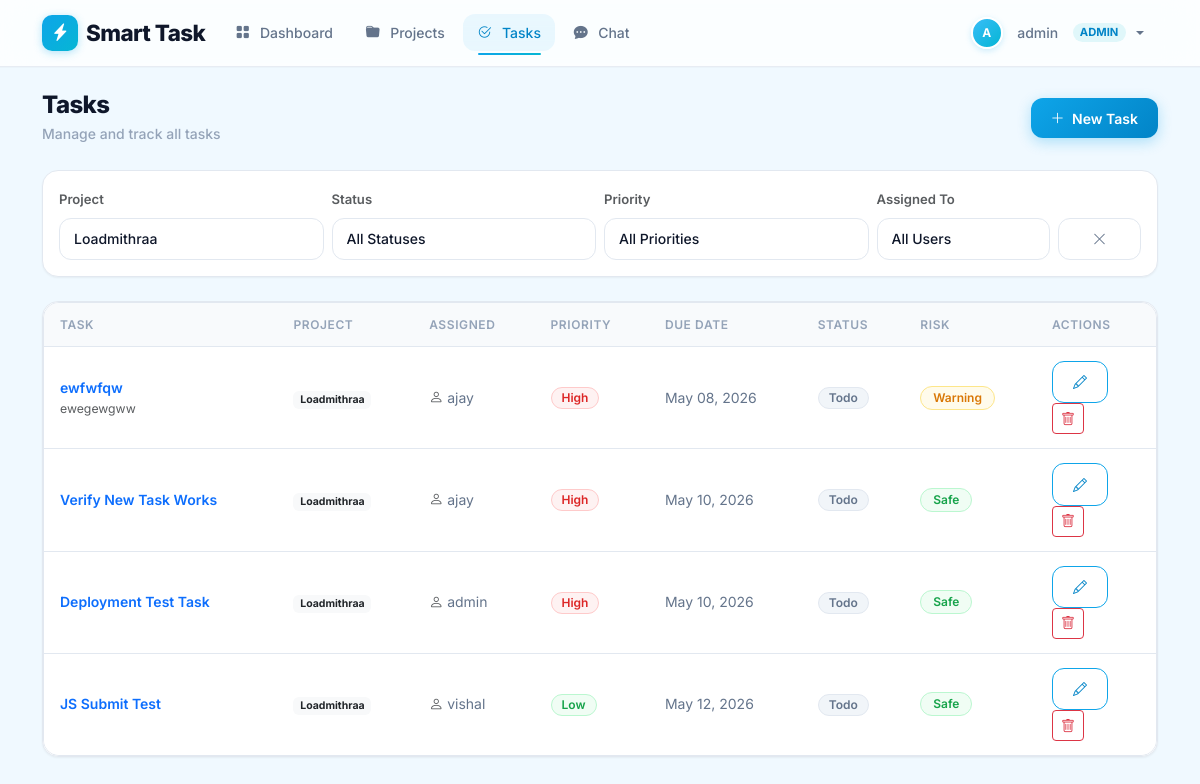
The page /tasks?project_id=1 (signed in) on the database its author committed.
### app.py (models this page shows, shortened)
class Task(db.Model):
    id = db.Column(db.Integer, primary_key=True)
    title = db.Column(db.String(200), nullable=False)
    description = db.Column(db.Text, nullable=True)
    priority = db.Column(db.String(20), default='Medium')  # Low, Medium, High
    due_date = db.Column(db.Date, nullable=False)
    status = db.Column(db.String(20), default='Todo')  # Todo, In Progress, Done
    assigned_to = db.Column(db.Integer, db.ForeignKey('user.id'), nullable=False)
    created_by = db.Column(db.Integer, db.ForeignKey('user.id'), nullable=False)
    project_id = db.Column(db.Integer, db.ForeignKey('project.id'), nullable=False)
    parent_task_id = db.Column(db.Integer, db.ForeignKey('task.id'), nullable=True)
    created_at = db.Column(db.DateTime, default=datetime.utcnow)
    updated_at = db.Column(db.DateTime, default=datetime.utcnow, onupdate=datetime.utcnow)
    histories = db.relationship('TaskHistory', backref='task', lazy=True, cascade='all, delete-orphan', order_by='TaskHistory.created_at.desc()')
    child_tasks = db.relationship('Task', backref=db.backref('parent', remote_side=[id]), lazy=True)
    def risk_level(self):
        if self.status == 'Done':
            return 'safe'
        today = date.today()
        if self.due_date < today:
            return 'critical'
        elif (self.due_date - today).days <= 2:
            return 'warning'
        return 'safe'

class Project(db.Model):
    id = db.Column(db.Integer, primary_key=True)
    name = db.Column(db.String(100), nullable=False)
    description = db.Column(db.Text, nullable=True)
    owner_id = db.Column(db.Integer, db.ForeignKey('user.id'), nullable=False)
    created_at = db.Column(db.DateTime, default=datetime.utcnow)
    tasks = db.relationship('Task', backref='project', lazy=True, cascade='all, delete-orphan')

class User(db.Model):
    id = db.Column(db.Integer, primary_key=True)
    username = db.Column(db.String(80), unique=True, nullable=False)
    email = db.Column(db.String(120), unique=True, nullable=False)
    password = db.Column(db.String(200), nullable=False)
    role = db.Column(db.String(20), default='member')  # admin or member
    created_at = db.Column(db.DateTime, default=datetime.utcnow)
    owned_projects = db.relationship('Project', backref='owner', lazy=True, foreign_keys='Project.owner_id')
    member_projects = db.relationship('Project', secondary=project_members, backref='members')
    assigned_tasks = db.relationship('Task', backref='assignee', lazy=True, foreign_keys='Task.assigned_to')
    created_tasks = db.relationship('Task', backref='creator', lazy=True, foreign_keys='Task.created_by')

### app.py (the view)
@app.route('/tasks')
@login_required
def tasks():
    user = User.query.get(session['user_id'])
    project_id = request.args.get('project_id', type=int)
    status_filter = request.args.get('status', '')
    priority_filter = request.args.get('priority', '')
    user_filter = request.args.get('user_id', '')
    query = Task.query.join(Project).filter(
        (Project.owner_id == session['user_id']) |
        (Project.members.any(id=session['user_id']))
    )
    if project_id:
        query = query.filter(Task.project_id == project_id)
    if status_filter:
        query = query.filter(Task.status == status_filter)
    if priority_filter:
        query = query.filter(Task.priority == priority_filter)
    if user_filter:
        query = query.filter(Task.assigned_to == int(user_filter))
    all_tasks = query.order_by(
        db.case(
            (Task.priority == 'High', 1),
            (Task.priority == 'Medium', 2),
            else_=3
        ),
        Task.due_date
    ).all()
    projects_list = Project.query.filter(
        (Project.owner_id == session['user_id']) |
        (Project.members.any(id=session['user_id']))
    ).all()
    users = User.query.all()
    all_tasks_for_dropdown = Task.query.all()
    return render_template('tasks.html',
                           tasks=all_tasks,
                           projects=projects_list,
                           users=users,
                           all_tasks=all_tasks_for_dropdown,
                           user=user,
                           selected_project=project_id,
                           selected_status=status_filter,
                           selected_priority=priority_filter,
                           selected_user=user_filter)

### app.py (called while the page is built)
def login_required(f):
    @wraps(f)
    def decorated_function(*args, **kwargs):
        if 'user_id' not in session:
            flash('Please login first.', 'error')
            return redirect(url_for('login'))
        return f(*args, **kwargs)
    return decorated_function

### templates/tasks.html (shortened to what this page needs)
{% extends "base.html" %}
{% block content %}
<div class="d-flex justify-content-between align-items-center mb-4 flex-wrap gap-3">
    <div class="page-header mb-0">
        <h2 class="mb-1">Tasks</h2>
        <p class="mb-0">Manage and track all tasks</p>
    </div>
    {% if user.role == 'admin' %}
    <button class="btn btn-primary" id="newTaskBtn">
        <i class="bi bi-plus-lg me-1"></i> New Task
    </button>
    {% endif %}
</div>
<div class="card p-3 mb-4 animate-fade-up">
    <form method="GET" class="row g-2 align-items-end">
        <div class="col-md-3">
            <label class="form-label small fw-semibold text-muted">Project</label>
            <select name="project_id" class="form-select" onchange="this.form.submit()">
                {% for p in projects %}
                <option value="{{ p.id }}" {{ 'selected' if selected_project == p.id else '' }}>{{ p.name }}</option>
                {% endfor %}
            </select>
        </div>
        <div class="col-md-3">
            <label class="form-label small fw-semibold text-muted">Status</label>
            <select name="status" class="form-select" onchange="this.form.submit()">
                <option value="">All Statuses</option>
            </select>
        </div>
        <div class="col-md-3">
            <label class="form-label small fw-semibold text-muted">Priority</label>
            <select name="priority" class="form-select" onchange="this.form.submit()">
                <option value="">All Priorities</option>
            </select>
        </div>
        <div class="col-md-2">
            <label class="form-label small fw-semibold text-muted">Assigned To</label>
            <select name="user_id" class="form-select" onchange="this.form.submit()">
                <option value="">All Users</option>
            </select>
        </div>
        <div class="col-md-1">
            <a href="{{ url_for('tasks') }}" class="btn btn-outline-secondary w-100"><i class="bi bi-x-lg"></i></a>
        </div>
    </form>
</div>
<div class="card animate-fade-up">
    <div class="table-container">
        <div class="table-responsive">
            <table class="table table-hover mb-0">
                <thead>
                <tr>
                    <th>Task</th>
                    <th>Project</th>
                    <th>Assigned</th>
                    <th>Priority</th>
                    <th>Due Date</th>
                    <th>Status</th>
                    <th>Risk</th>
                    <th style="width: 120px;">Actions</th>
                </tr>
                </thead>
                <tbody>
                {% for task in tasks %}
                <tr>
                    <td>
                        <a href="{{ url_for('task_detail', task_id=task.id) }}" class="text-decoration-none fw-semibold">{{ task.title }}</a>
                        <div class="small text-muted text-truncate" style="max-width: 250px;">{{ task.description or '' }}</div>
                    </td>
                    <td><span class="badge bg-light text-dark">{{ task.project.name }}</span></td>
                    <td><i class="bi bi-person text-muted me-1"></i>{{ task.assignee.username }}</td>
                    <td>
                        {% if task.priority == 'High' %}
                        <span class="badge priority-high">High</span>
                        {% elif task.priority == 'Medium' %}
                        <span class="badge priority-medium">Medium</span>
                        {% else %}
                        <span class="badge priority-low">Low</span>
                        {% endif %}
                    </td>
                    <td>{{ task.due_date.strftime('%b %d, %Y') }}</td>
                    <td>
                        {% if task.status == 'Todo' %}
                        <span class="badge status-todo">Todo</span>
                        {% elif task.status == 'In Progress' %}
                        <span class="badge status-progress">In Progress</span>
                        {% else %}
                        <span class="badge status-done">Done</span>
                        {% endif %}
                    </td>
                    <td>
                        {% if task.risk_level() == 'critical' %}
                        <span class="badge badge-critical">Critical</span>
                        {% elif task.risk_level() == 'warning' %}
                        <span class="badge badge-warning">Warning</span>
                        {% else %}
                        <span class="badge badge-safe">Safe</span>
                        {% endif %}
                    </td>
                    <td>
                        {% if user.role == 'admin' %}
                        <button class="btn btn-sm btn-outline-primary" data-bs-toggle="modal" data-bs-target="#editTaskModal{{ task.id }}"><i class="bi bi-pencil"></i></button>
                        <form method="POST" action="{{ url_for('delete_task', task_id=task.id) }}" class="d-inline" onsubmit="return confirm('Delete this task?');">
                            <button type="submit" class="btn btn-sm btn-outline-danger"><i class="bi bi-trash"></i></button>
                        </form>
                        {% else %}
                        <span class="text-muted small">View only</span>
                        {% endif %}
                    </td>
                </tr>
                {% endfor %}
            </tbody>
        </table>
    </div>
</div>
{% endblock %}

### templates/base.html (style rules this page uses)
:root { --primary: #0ea5e9; --primary-light: #38bdf8; --primary-dark: #0284c7; --accent: #06b6d4; --critical: #ef4444; --warning: #f59e0b; --safe: #10b981; --bg: #f0f9ff; --bg-surface: #ffffff; --text: #0f172a; --text-secondary: #64748b; --text-muted: #94a3b8; --border: #e2e8f0; --shadow-sm: 0 1px 2px 0 rgb(0 0 0 / 0.05); --shadow: 0 1px 3px 0 rgb(0 0 0 / 0.1), 0 1px 2px -1px rgb(0 0 0 / 0.1); --shadow-md: 0 4px 6px -1px rgb(0 0 0 / 0.1), 0 2px 4px -2px rgb(0 0 0 / 0.1); --shadow-lg: 0 10px 15px -3px rgb(0 0 0 / 0.1), 0 4px 6px -4px rgb(0 0 0 / 0.1); --shadow-xl: 0 20px 25px -5px rgb(0 0 0 / 0.1), 0 8px 10px -6px rgb(0 0 0 / 0.1); --radius-sm: 8px; --radius: 12px; --radius-lg: 16px; --radius-xl: 24px; --transition: all 0.25s cubic-bezier(0.4, 0, 0.2, 1); --font-sans: 'Inter', ui-sans-serif, system-ui, -apple-system, sans-serif; }
* { font-family: var(--font-sans); box-sizing: border-box; }
html { scroll-behavior: smooth; }
body { background: var(--bg); color: var(--text); min-height: 100vh; font-size: 0.9375rem; line-height: 1.6; -webkit-font-smoothing: antialiased; -moz-osx-font-smoothing: grayscale; }
.card { border: 1px solid var(--border); border-radius: var(--radius-lg); background: var(--bg-surface); box-shadow: var(--shadow-sm); transition: var(--transition); }
.badge-warning { background: #fffbeb; color: #d97706; font-weight: 600; border-radius: 50px; padding: 5px 12px; font-size: 0.75rem; border: 1px solid #fde68a; }
.badge-safe { background: #f0fdf4; color: #16a34a; font-weight: 600; border-radius: 50px; padding: 5px 12px; font-size: 0.75rem; border: 1px solid #bbf7d0; }
.priority-high { background: #fef2f2; color: #dc2626; border-radius: 50px; font-weight: 600; font-size: 0.75rem; padding: 4px 10px; border: 1px solid #fecaca; }
.priority-low { background: #f0fdf4; color: #16a34a; border-radius: 50px; font-weight: 600; font-size: 0.75rem; padding: 4px 10px; border: 1px solid #bbf7d0; }
.status-todo { background: #f1f5f9; color: #64748b; border-radius: 50px; font-weight: 600; font-size: 0.75rem; padding: 4px 10px; border: 1px solid #e2e8f0; }
.btn-primary { background: linear-gradient(135deg, var(--primary), var(--primary-dark)); border: none; border-radius: var(--radius); font-weight: 600; padding: 0.6rem 1.25rem; font-size: 0.875rem; box-shadow: 0 4px 14px rgba(14,165,233,0.3); transition: var(--transition); color: white; }
.btn-outline-primary { border: 1.5px solid var(--primary); color: var(--primary-dark); border-radius: var(--radius); font-weight: 600; padding: 0.6rem 1.25rem; font-size: 0.875rem; transition: var(--transition); background: transparent; }
.btn-outline-secondary { border: 1.5px solid var(--border); color: var(--text-secondary); border-radius: var(--radius); font-weight: 600; padding: 0.6rem 1.25rem; font-size: 0.875rem; transition: var(--transition); background: transparent; }
.form-control, .form-select { border-radius: var(--radius); border: 1.5px solid var(--border); padding: 0.6rem 0.875rem; font-weight: 500; font-size: 0.875rem; background: var(--bg-surface); color: var(--text); transition: var(--transition); }
.table-container { overflow-x: auto; border-radius: var(--radius-lg); border: 1px solid var(--border); background: var(--bg-surface); }
.table { font-size: 0.875rem; margin-bottom: 0; }
.table th { border-top: none; border-bottom: 1px solid var(--border); color: var(--text-muted); font-weight: 600; font-size: 0.75rem; text-transform: uppercase; letter-spacing: 0.05em; padding: 0.75rem 1rem; background: #f8fafc; }
.table td { vertical-align: middle; padding: 0.875rem 1rem; border-color: var(--border); color: var(--text-secondary); }
.table tbody tr { transition: var(--transition); }
.table tbody tr:last-child td { border-bottom: none; }
.page-header { margin-bottom: 1.5rem; }
.page-header h2 { font-weight: 800; font-size: 1.5rem; letter-spacing: -0.025em; color: var(--text); }
.page-header p { color: var(--text-muted); font-size: 0.875rem; margin-top: 0.25rem; font-weight: 500; }
.animate-fade-up { animation: fadeInUp 0.5s cubic-bezier(0.4,0,0.2,1) forwards; }

### rows shown on the page
Task: title "ewfwfqw", description "ewegewgww", project.name "Loadmithraa", assignee.username "ajay", priority "High", due_date "May 08, 2026", status "Todo"
Task: title "Verify New Task Works", project.name "Loadmithraa", assignee.username "ajay", priority "High", due_date "May 10, 2026", status "Todo"
Task: title "Deployment Test Task", project.name "Loadmithraa", assignee.username "admin", priority "High", due_date "May 10, 2026", status "Todo"
Task: title "JS Submit Test", project.name "Loadmithraa", assignee.username "vishal", priority "Low", due_date "May 12, 2026", status "Todo"

### other values the page prints
{{ session.username[0]|upper }} "A"
{{ session.username }} "admin"
form field project_id "Loadmithraa"
